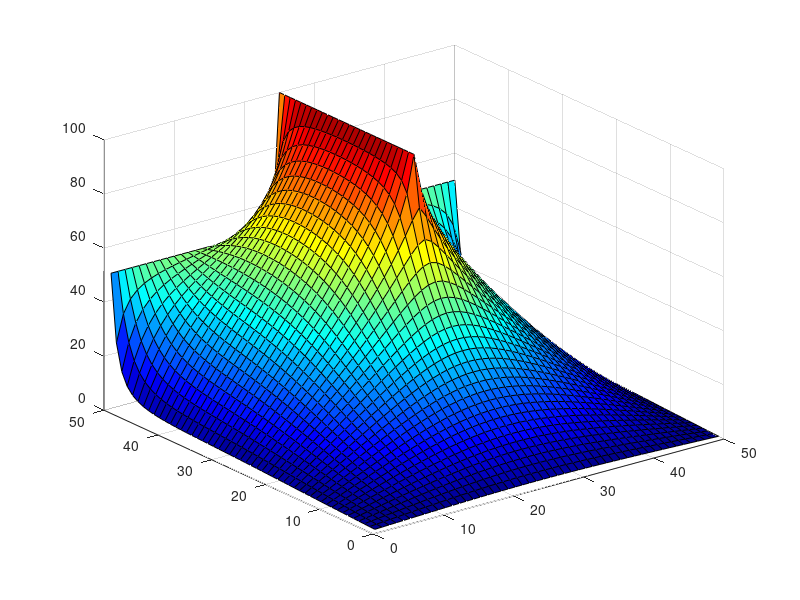
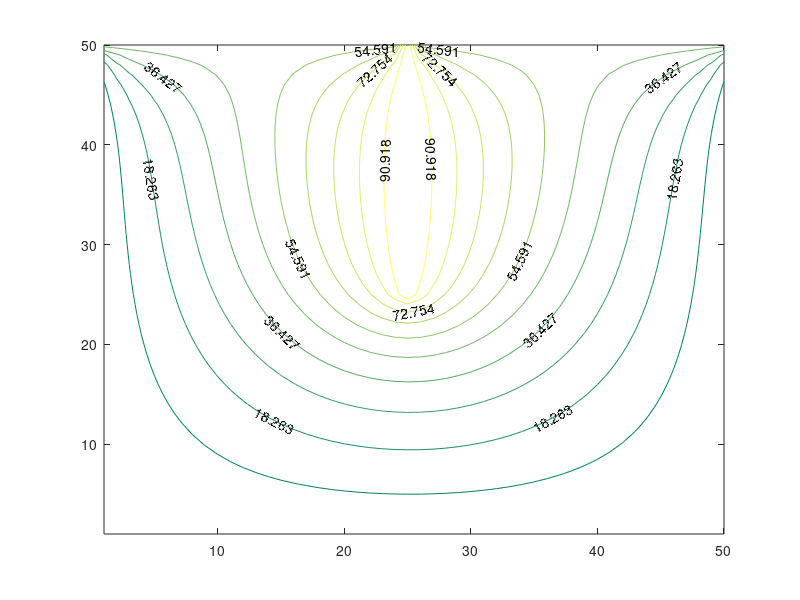
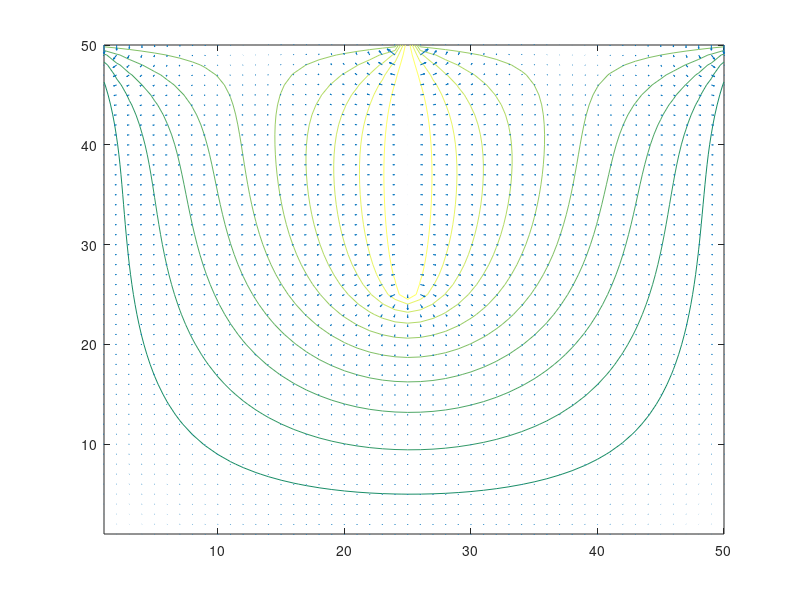

Source code (MATLAB) for these figures, in order:
clc; % Clear the command line
clear; % Remove all previous 

V_Out = 0; % Outer Conductor Voltage
V_In= 100; % Inner Conductor Voltage
 
XPoints = 50; % Number of X Points 
YPoints = 50; % Number of Y Points 
Unknowns = XPoints * YPoints; % Number of Unknowns

MatrixOne = zeros(Unknowns, Unknowns); % Creating Matrix -> Unknowns x Unknowns
MatrixTwo = zeros(Unknowns, 1); % Creating Matrix -> Unknowns x 1

iLine = XPoints / 2;
jLine = YPoints / 2; 

i=1; % Counting number of equations

for j = 1:XPoints
    for k = 1:YPoints

        %First Set of Conditions
        if (j == iLine && k >= jLine)
            MatrixOne(i, i) = 1;
            MatrixTwo(i, 1) = V_In;  

        elseif ((j < iLine || j > iLine) && k == YPoints)
            MatrixOne(i, i) = 1;
            MatrixTwo(i, 1) = 50; 

        else
            MatrixOne(i, i) = -4;
            
            %Second Set of Conditions
            if (k == 1) 
                MatrixTwo(i, 1) = MatrixTwo(i, 1) - V_Out; 
            
            else
                MatrixOne(i, i - 1) = 1.0;     
            end
            
            %Third Set of Conditions
            if (k == YPoints)
                MatrixTwo(i, 1) = MatrixTwo(i, 1) - 50;
            
            else 
                MatrixOne(i, i + 1) = 1.0;
            end
            
            %Fourth Set of Conditions
            if (j == 1) 
                MatrixTwo(i, 1) = MatrixTwo(i, 1) - V_Out;
            
            else
                MatrixOne(i, i - XPoints) = 1;
            end
            
            %Fifth Set of Conditions
            if (j == XPoints) 
                MatrixTwo(i, 1) = MatrixTwo(i, 1) - V_Out;
            
            else
                MatrixOne(i, i + XPoints) = 1.0;
            end
        end
        i = i + 1;
    end
end

V = MatrixOne \ MatrixTwo; % Vector Voltages

VSquare = reshape(V, XPoints, YPoints); % Getting Rectangular Matrix

colormap(jet);

surf(VSquare);

figure;

[C,h] = contour(VSquare);

set(h, 'ShowText', 'on', 'TextStep', get(h, 'LevelStep') * 2)

colormap summer;

figure;

contour(VSquare);

[px,py] = gradient(VSquare);

hold on, quiver(-px, -py), hold off 

colormap summer;